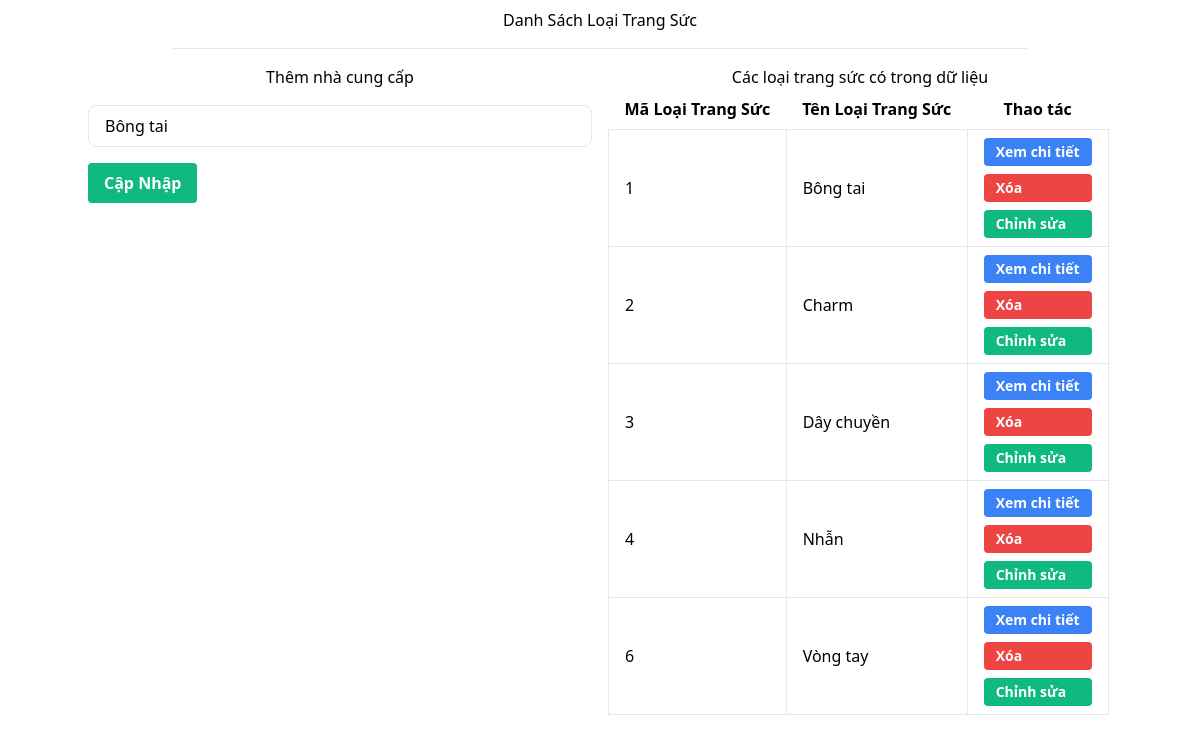
Page /admins/loaitrangsuc.php?edit=1 on the committed database.
### tables this page shows
CREATE TABLE `loaitrangsuc` (
  `MaLoaiTrangSuc` int(5) NOT NULL,
  `TenLoaiTrangSuc` varchar(100) NOT NULL
);

### admins/action_loaits.php (called while the page is built, shortened)
<?php
include 'config.php';
mysqli_set_charset($conn, 'utf8mb4');
if (isset($_GET['edit'])) {
	$maloaitrangsuc = $_GET['edit'];
	$query = "SELECT * FROM loaitrangsuc WHERE MaLoaiTrangSuc=?";
	$stmt = $conn->prepare($query);
	$stmt->bind_param("s", $maloaitrangsuc);
	$stmt->execute();
	$result = $stmt->get_result();
	$row = $result->fetch_assoc();
	$maloaitrangsuc = $row['MaLoaiTrangSuc'];
	$tenloaitrangsuc = $row['TenLoaiTrangSuc'];
}

### admins/loaitrangsuc.php (the view, shortened to what this page needs)
<?php
include "config.php";
include 'action_loaits.php';
?>
<!DOCTYPE html>
<html lang="en">
<head>
    <link href="https://cdn.jsdelivr.net/npm/tailwindcss@2.2.19/dist/tailwind.min.css" rel="stylesheet">
</head>
<body class="bg-white">
    <div class="container mx-auto">
        <div class="container-fluid">
            <div class="flex justify-center">
                <div class="w-10/12">
                    <h3 class="text-center text-dark mt-2">Danh Sách Loại Trang Sức</h3>
                    <hr class="my-4">
                </div>
            </div>
            <div class="grid grid-cols-2 gap-4">
                <div class="col-span-1">
                    <h3 class="text-center text-info">Thêm nhà cung cấp</h3>
                    <form action="action_loaits.php" method="post" enctype="multipart/form-data" class="mt-4">
                        <div class="mb-4">
                            <input type="text" name="tenloaitrangsuc" value="<?= $tenloaitrangsuc; ?>" class="border rounded-lg px-4 py-2 w-full" placeholder="Nhập tên loại trang sức" required>
                        </div>
                        <?php if ($maloaitrangsuc == true) { ?>
                            <input type="submit" name="update" class="bg-green-500 hover:bg-green-600 text-white font-bold py-2 px-4 rounded" value="Cập Nhập">
                        <?php } else { ?>
                            <input type="submit" name="add" class="bg-blue-500 hover:bg-blue-600 text-white font-bold py-2 px-4 rounded" value="Thêm Loại Trang Sức">
                        <?php } ?>
                    </form>
                </div>
                <div class="col-span-1">
                    <?php
                    $query = 'SELECT * FROM loaitrangsuc';
                    $stmt = $conn->prepare($query);
                    $stmt->execute();
                    $result = $stmt->get_result();
                    ?>
                    <h3 class="text-center text-info">Các loại trang sức có trong dữ liệu</h3>
                    <div class="account-list max-h-500 overflow-y-scroll w-900">
                        <table class="table-auto" id="data-table">
                            <thead>
                                <tr>
                                    <th class="px-4 py-2">Mã Loại Trang Sức</th>
                                    <th class="px-4 py-2">Tên Loại Trang Sức</th>
                                    <th class="px-4 py-2">Thao tác</th>
                                </tr>
                            </thead>
                            <tbody>
                                <?php while ($row = $result->fetch_assoc()) { ?>
                                    <tr class="bg-white hover:bg-gray-100 transition duration-300">
                                        <td class="border px-4 py-2"><?= $row['MaLoaiTrangSuc']; ?></td>
                                        <td class="border px-4 py-2"><?= $row['TenLoaiTrangSuc']; ?></td>
                                        <td class="border px-4 py-2">
                                            <div class="flex flex-col">
                                                <a href="details_lts.php?details=<?= $row['MaLoaiTrangSuc']; ?>" class="bg-blue-500 hover:bg-blue-700 text-white font-bold py-1 px-3 rounded mb-2 text-sm">Xem chi tiết</a>
                                                <a href="action_loaits.php?delete=<?= $row['MaLoaiTrangSuc']; ?>" onclick="return confirm('Bạn có chắc là muốn xóa?');" class="bg-red-500 hover:bg-red-700 text-white font-bold py-1 px-3 rounded mb-2 text-sm">Xóa</a>
                                                <a href="loaitrangsuc.php?edit=<?= $row['MaLoaiTrangSuc']; ?>" class="bg-green-500 hover:bg-green-700 text-white font-bold py-1 px-3 rounded text-sm">Chỉnh sửa</a>
                                            </div>
                                        </td>
                                    </tr>
                                <?php } ?>
                            </tbody>
                        </table>
                    </div>
                </div>
            </div>
        </div>
    </div>
</body>
</html>

### rows in the picture
loaitrangsuc: tenloaitrangsuc "Bông tai", MaLoaiTrangSuc "1", TenLoaiTrangSuc "Bông tai"
loaitrangsuc: MaLoaiTrangSuc "2", TenLoaiTrangSuc "Charm"
loaitrangsuc: MaLoaiTrangSuc "3", TenLoaiTrangSuc "Dây chuyền"
loaitrangsuc: MaLoaiTrangSuc "4", TenLoaiTrangSuc "Nhẫn"
loaitrangsuc: MaLoaiTrangSuc "6", TenLoaiTrangSuc "Vòng tay"
